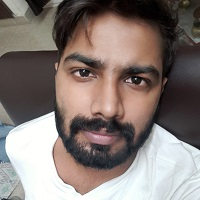
#> input picture yuvia.jpg, 200 x 200 px, found by its file name
$ python 'Asciify a Picture.py'
#> lines starting #> are read from the running program, lines starting #| are printed output that depends on the picture
from PIL import Image ,ImageDraw,ImageFont
import math
import cv2

chars="!@#$%^&*()QWERTYUIOPASDFGHJKLMNZBXCVhsjdhdhdyeteendhdkwtquwiei,<>?{}[]:-+.*/"[::-1]
#chars="!@#$%^&*()qwertyuioplkjhgfdsazxcvDFDDGFGFFHRDWWRTYHDDGMBCXZAQWERTIP_+=/*-+.:{}[]|"
charArray=list(chars)
charLength=len(charArray)
interval=charLength/256

scalefactor=0.1
charwidth=15
charheight=15

def getChar(input1):
    return charArray[math.floor(input1*interval)]

def asciifyImage(ImageFile):
#> called with ImageFile = 'F:\\My Edited Images\\yuvia.jpg'
    text_file=open('outputAscii.txt','w')
    image=Image.open(ImageFile)
#> image is the input picture: PIL image 200x200 RGB; mean R, G, B 132.9, 121.3, 116.8
    fontoutput=ImageFont.truetype("C:\\Windows\\Fonts\\arial.ttf",15)

    width,height=image.size
#> width = 200; height = 200
    image.resize((int(scalefactor*width),int(scalefactor*height*(charwidth/charheight))),Image.NEAREST)
    width,height=image.size
    pixel=image.load()

    outputimage=Image.new('RGB',(charwidth*width,charheight*height),color=(0,0,0))
#> outputimage: PIL image 3000x3000 RGB; every value is 0
    drawing=ImageDraw.Draw(outputimage)
    for i in range(height):
        for j in range(width):
            r,g,b=pixel[j,i]
            h=int((r+g+b)/3)
            pixel[j,i]=(h,h,h)
            text_file.write(getChar(h))
            drawing.text((j*charwidth,i*charheight),getChar(h),font=fontoutput,fill=(r,g,b))
        text_file.write('\n')
    outputimage.save('F:\\My Edited Images\\yuvia2.jpg')
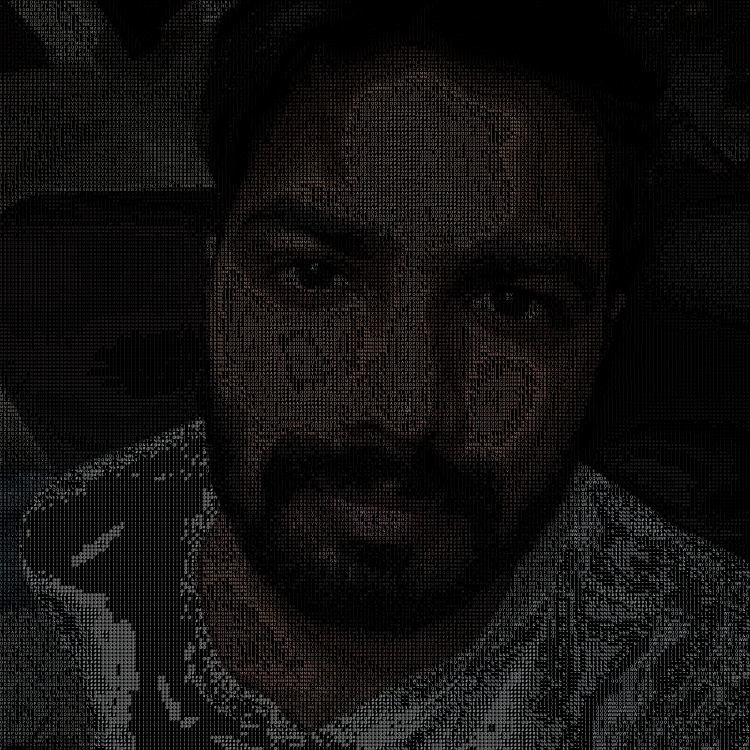
#> saved as yuvia2.jpg: PIL image 3000x3000 RGB (shown at 1/4 size); mean R, G, B 17.7, 16.1, 15.4

asciifyImage("F:\\My Edited Images\\yuvia.jpg")
